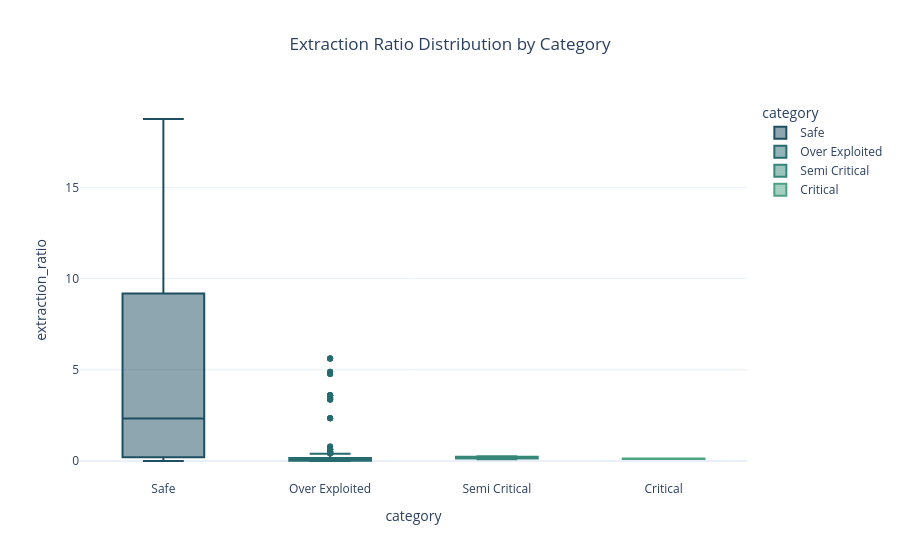

The notebook cell this image was saved under:
### Markdown cell above
### 📊 4. Risk Score vs Extraction Ratio

Shows how extraction impacts groundwater risk.

### Code cell
fig4 = px.box(
    df,
    x='category',
    y='extraction_ratio',
    color='category',
    title='Extraction Ratio Distribution by Category',
    color_discrete_sequence=px.colors.sequential.Blugrn_r
)

fig4.update_layout(
    template='plotly_white',
    title_x=0.5
)

fig4.show()

### Figure 1 — Plotly figure (JSON) as saved in the notebook; plotly's stock layout.template omitted (floating-point values rounded to 4 significant figures; data arrays with more than 128 entries replaced by an {"elided": "..."} marker saying what was removed)
{"data": [{"alignmentgroup": "True", "hovertemplate": "category=%{x}<br>extraction_ratio=%{y}<extra></extra>", "legendgroup": "Safe", "marker": {"color": "rgb(29, 79, 96)"}, "name": "Safe", "notched": false, "offsetgroup": "Safe", "orientation": "v", "showlegend": true, "type": "box", "x": ["Safe", "Safe", "Safe", "Safe", "Safe", "Safe", "Safe", "Safe", "Safe", "Safe", "Safe", "Safe", "Safe", "Safe", "Safe", "Safe", "Safe", "Safe", "Safe", "Safe", "Safe", "Safe", "Safe", "Safe", "Safe", "Safe", "Safe", "Safe", "Safe", "Safe", "Safe", "Safe", "Safe", "Safe", "Safe", "Safe", "Safe", "Safe", "Safe", "Safe", "Safe", "Safe", "Safe", "Safe", "Safe", "Safe", "Safe", "Safe", "Safe", "Safe", "Safe", "Safe", "Safe", "Safe", "Safe", "Safe", "Safe", "Safe", "Safe", "Safe", "Safe", "Safe", "Safe", "Safe", "Safe", "Safe", "Safe", "Safe", "Safe", "Safe", "Safe", "Safe", "Safe", "Safe", "Safe", "Safe", "Safe", "Safe", "Safe", "Safe", "Safe", "Safe", "Safe", "Safe", "Safe", "Safe", "Safe", "Safe", "Safe", "Safe", "Safe", "Safe", "Safe", "Safe", "Safe", "Safe"], "x0": " ", "xaxis": "x", "y": [0.2131, 0.006296, 0.3618, 0.4362, 0.371, 0.3618, 0.4362, 0.371, 4.887, 4.887, 0.2239, 5.247, 16.0, 2.148, 3.316, 2.469, 3.027, 2.185, 4.155, 3.698, 2.078, 5.785, 3.111, 4.709, 3.5, 13.89, 3.906, 8.0, 12.5, 12.5, 11.11, 16.0, 18.75, 12.24, 12.0, 6.25, 13.89, 4.0, 8.265, 18.75, 12.5, 13.89, 13.89, 16.0, 4.167, 9.375, 8.0, 9.0, 6.173, 6.25, 18.75, 12.5, 6.25, 6.612, 12.24, 12.24, 9.877, 10.94, 1.49, 13.26, 0.08413, 0.1174, 0.1525, 0.0984, 0.05195, 0.7336, 0.09205, 0.122, 0.5226, 0.09219, 0.06815, 0.06971, 0.2935, 0.1229, 0.06235, 0.02189, 0.227, 0.493, 1.125, 0.2117, 0.07272, 0.4014, 0.2094, 0.2492, 0.1289, 0.2992, 0.223, 0.08497, 0.1725, 0.2657, 0.1769, 0.1063, 0.09708, 0.1786, 13.26, 0.0], "y0": " ", "yaxis": "y"}, {"alignmentgroup": "True", "hovertemplate": "category=%{x}<br>extraction_ratio=%{y}<extra></extra>", "legendgroup": "Over Exploited", "marker": {"color": "rgb(38, 107, 110)"}, "name": "Over Exploited", "notched": false, "offsetgroup": "Over Exploited", "orientation": "v", "showlegend": true, "type": "box", "x": {"elided": "652 str values"}, "x0": " ", "xaxis": "x", "y": {"elided": "652 float values"}, "y0": " ", "yaxis": "y"}, {"alignmentgroup": "True", "hovertemplate": "category=%{x}<br>extraction_ratio=%{y}<extra></extra>", "legendgroup": "Semi Critical", "marker": {"color": "rgb(54, 135, 122)"}, "name": "Semi Critical", "notched": false, "offsetgroup": "Semi Critical", "orientation": "v", "showlegend": true, "type": "box", "x": ["Semi Critical", "Semi Critical", "Semi Critical", "Semi Critical", "Semi Critical", "Semi Critical", "Semi Critical", "Semi Critical"], "x0": " ", "xaxis": "x", "y": [0.2358, 0.1652, 0.2208, 0.1323, 0.1012, 0.2179, 0.2634, 0.1385], "y0": " ", "yaxis": "y"}, {"alignmentgroup": "True", "hovertemplate": "category=%{x}<br>extraction_ratio=%{y}<extra></extra>", "legendgroup": "Critical", "marker": {"color": "rgb(77, 162, 132)"}, "name": "Critical", "notched": false, "offsetgroup": "Critical", "orientation": "v", "showlegend": true, "type": "box", "x": ["Critical", "Critical"], "x0": " ", "xaxis": "x", "y": [0.1432, 0.1089], "y0": " ", "yaxis": "y"}], "layout": {"boxmode": "overlay", "legend": {"title": {"text": "category"}, "tracegroupgap": 0}, "title": {"text": "Extraction Ratio Distribution by Category", "x": 0.5}, "xaxis": {"anchor": "y", "categoryarray": ["Safe", "Over Exploited", "Semi Critical", "Critical"], "categoryorder": "array", "domain": [0, 1], "title": {"text": "category"}}, "yaxis": {"anchor": "x", "domain": [0, 1], "title": {"text": "extraction_ratio"}}}}
